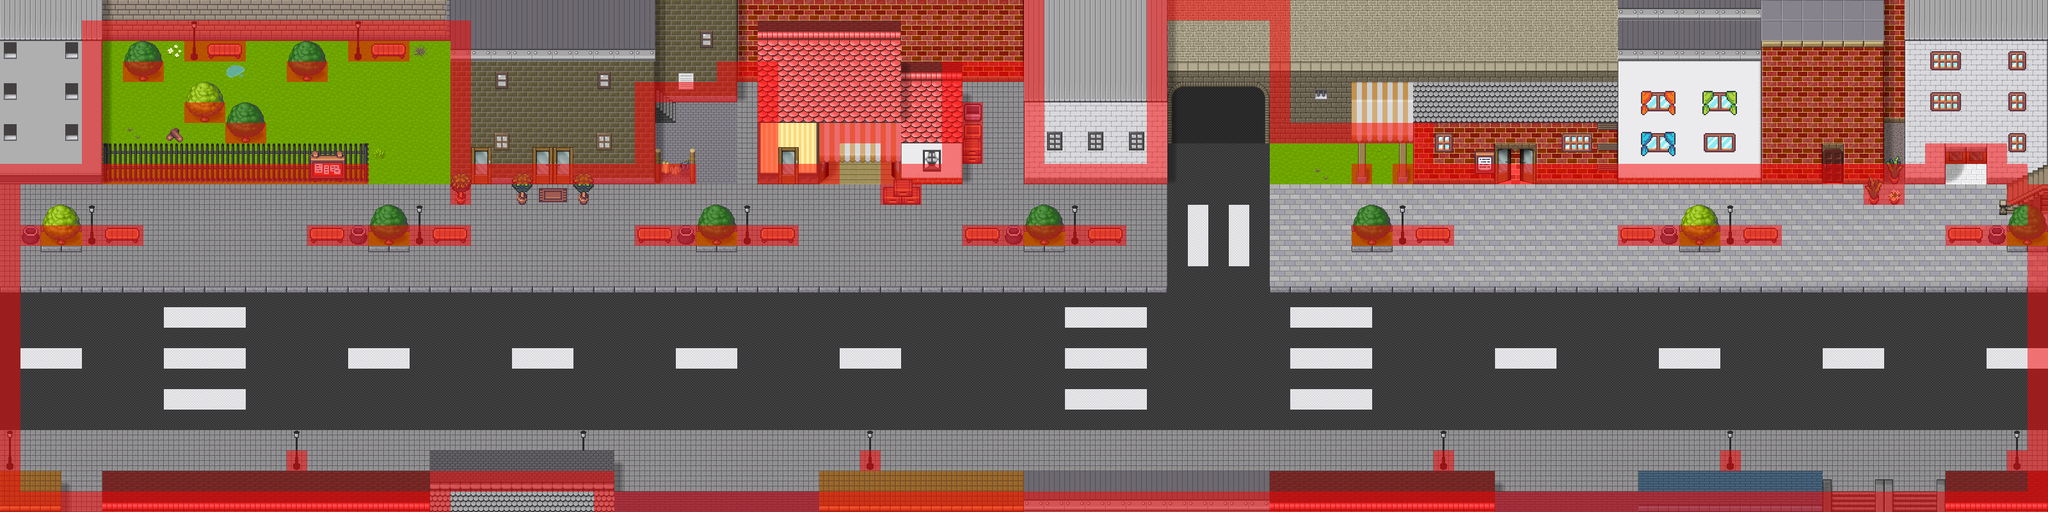

This is a level from a 2D game, rendered from its Tiled map with the project's own tilesets. A one-line summary and the map file follow, with tile-layer data summarised:
An orthogonal 100x25 tile map with 32x32 px tiles, 16 tile layers (Suelo Base, Suelo Deco, Sombras, Paredes Base, ...), 6 tilesets.

<map version="1.8" tiledversion="1.8.4" orientation="orthogonal" renderorder="right-down" width="100" height="25" tilewidth="32" tileheight="32" infinite="0" nextlayerid="18" nextobjectid="1">
 <tileset firstgid="1" name="sombras_ext" tilewidth="32" tileheight="32" tilecount="192" columns="16">
  <image source="tiles/sombras_ext.png" width="512" height="384" />
 </tileset>
 <tileset firstgid="193" name="assets_interior" tilewidth="32" tileheight="32" tilecount="768" columns="48">
  <image source="tiles/assets_interior.png" width="1536" height="512" />
 </tileset>
 <tileset firstgid="961" name="Pueblo" tilewidth="32" tileheight="32" tilecount="1064" columns="8">
  <image source="tiles/[Base]BaseChip_pipo.png" width="256" height="4256" />
 </tileset>
 <tileset firstgid="2025" name="puertas" tilewidth="32" tileheight="32" tilecount="192" columns="12">
  <image source="tiles/puertas.png" width="384" height="512" />
 </tileset>
 <tileset firstgid="2217" name="farola" tilewidth="32" tileheight="32" tilecount="2" columns="1">
  <image source="../sprites/trafficLights/farola.png" width="32" height="64" />
 </tileset>
 <tileset firstgid="2219" name="farola" tilewidth="32" tileheight="32" tilecount="2" columns="1">
  <image source="../sprites/trafficLights/farola.png" width="32" height="64" />
 </tileset>
 <layer id="1" name="Suelo Base" width="100" height="25">
  <properties>
   <property name="Draw" type="int" value="1" />
  </properties>
  <data>[2500 cells, 2500 non-empty, 6 distinct tile ids]</data>
 </layer>
 <layer id="5" name="Suelo Deco" width="100" height="25">
  <properties>
   <property name="Draw" type="int" value="1" />
  </properties>
  <data>[2500 cells, 247 non-empty, 15 distinct tile ids]</data>
 </layer>
 <layer id="16" name="Sombras" width="100" height="25">
  <properties>
   <property name="Draw" type="int" value="1" />
  </properties>
  <data>[2500 cells, 14 non-empty, 6 distinct tile ids]</data>
 </layer>
 <layer id="3" name="Paredes Base" width="100" height="25">
  <properties>
   <property name="Draw" type="int" value="1" />
  </properties>
  <data>[2500 cells, 682 non-empty, 60 distinct tile ids]</data>
 </layer>
 <layer id="6" name="Paredes deco" width="100" height="25">
  <properties>
   <property name="Draw" type="int" value="1" />
  </properties>
  <data>[2500 cells, 127 non-empty, 48 distinct tile ids]</data>
 </layer>
 <layer id="13" name="Paredes puertas" width="100" height="25">
  <properties>
   <property name="Draw" type="int" value="1" />
  </properties>
  <data>[2500 cells, 68 non-empty, 22 distinct tile ids]</data>
 </layer>
 <layer id="11" name="Paredes h" width="100" height="25">
  <properties>
   <property name="Draw" type="int" value="1" />
   <property name="Height" type="int" value="1" />
  </properties>
  <data>[2500 cells, 134 non-empty, 25 distinct tile ids]</data>
 </layer>
 <layer id="4" name="veganos" width="100" height="25">
  <properties>
   <property name="Draw" type="int" value="1" />
  </properties>
  <data>[2500 cells, 24 non-empty, 6 distinct tile ids]</data>
 </layer>
 <layer id="9" name="veganos h" width="100" height="25">
  <properties>
   <property name="Draw" type="int" value="1" />
   <property name="Height" type="int" value="1" />
  </properties>
  <data>[2500 cells, 22 non-empty, 4 distinct tile ids]</data>
 </layer>
 <layer id="7" name="tunel" width="100" height="25">
  <properties>
   <property name="Draw" type="int" value="1" />
  </properties>
  <data>[2500 cells, 87 non-empty, 3 distinct tile ids]</data>
 </layer>
 <layer id="12" name="tunel Ventanas" width="100" height="25">
  <properties>
   <property name="Draw" type="int" value="1" />
  </properties>
  <data>[2500 cells, 2 non-empty, 1 distinct tile ids]</data>
 </layer>
 <layer id="8" name="tunel h" width="100" height="25">
  <properties>
   <property name="Draw" type="int" value="1" />
   <property name="Height" type="int" value="1" />
  </properties>
  <data>[2500 cells, 37 non-empty, 8 distinct tile ids]</data>
 </layer>
 <layer id="14" name="Decoracions" width="100" height="25">
  <properties>
   <property name="Draw" type="int" value="1" />
  </properties>
  <data>[2500 cells, 100 non-empty, 38 distinct tile ids]</data>
 </layer>
 <layer id="15" name="Decoracions h" width="100" height="25">
  <properties>
   <property name="Draw" type="int" value="1" />
   <property name="Height" type="int" value="1" />
  </properties>
  <data>[2500 cells, 19 non-empty, 5 distinct tile ids]</data>
 </layer>
 <layer id="17" name="Sombras h" width="100" height="25">
  <properties>
   <property name="Draw" type="int" value="1" />
   <property name="Height" type="int" value="1" />
  </properties>
  <data>[2500 cells, 42 non-empty, 6 distinct tile ids]</data>
 </layer>
 <layer id="10" name="Col de bruselas" width="100" height="25" opacity="0.5">
  <properties>
   <property name="Col" value="wall" />
   <property name="Draw" type="int" value="0" />
  </properties>
  <data>[2500 cells, 382 non-empty, 1 distinct tile ids]</data>
 </layer>
</map>
